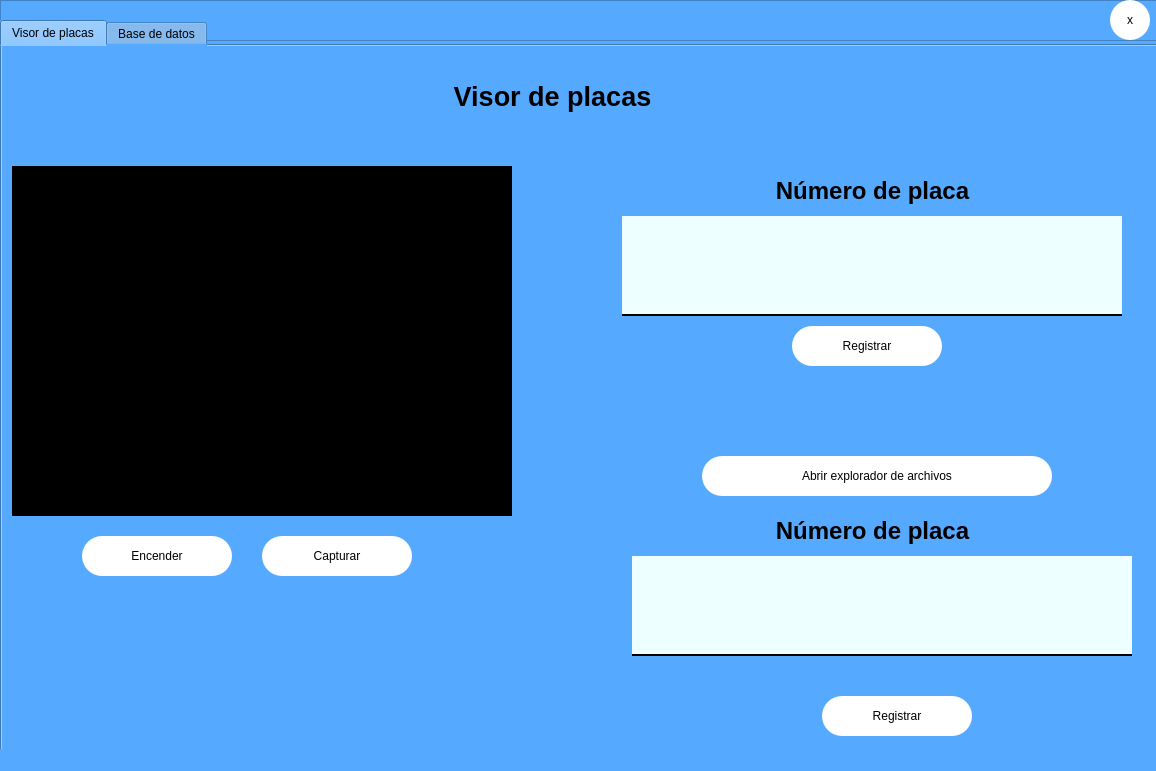
<?xml version="1.0" encoding="UTF-8"?>
<ui version="4.0">
 <class>MainWindow</class>
 <widget class="QMainWindow" name="MainWindow">
  <property name="geometry">
   <rect>
    <x>0</x>
    <y>0</y>
    <width>1156</width>
    <height>771</height>
   </rect>
  </property>
  <property name="windowTitle">
   <string>MainWindow</string>
  </property>
  <property name="styleSheet">
   <string notr="true">background-color: rgb(85, 170, 255);</string>
  </property>
  <widget class="QWidget" name="centralwidget">
   <widget class="QTabWidget" name="tabWidget">
    <property name="geometry">
     <rect>
      <x>0</x>
      <y>20</y>
      <width>1161</width>
      <height>751</height>
     </rect>
    </property>
    <property name="styleSheet">
     <string notr="true"/>
    </property>
    <property name="currentIndex">
     <number>0</number>
    </property>
    <property name="iconSize">
     <size>
      <width>16</width>
      <height>16</height>
     </size>
    </property>
    <widget class="QWidget" name="visor_page">
     <property name="styleSheet">
      <string notr="true">QPushButton{
background-color: rgb(255, 255, 255);
border-radius: 20px;
color: rgb(0,0,0);
font: 100 12pt&quot;Arial Black&quot;;
}

QPushButton:hover{
	background-color: rgb(181, 217, 227);
border-radius:15px;
color: rgb(0, 0, 127);
font:100 12pt&quot;Arial Black&quot;;
}
QLineEdit{
background-color: rgb(237, 255, 255);
color: rgb(0, 0, 0);
border:0px;
border-bottom:2px solid rgb(0,0,0);
font:80 16pt &quot;Arial Black&quot;;
}</string>
     </property>
     <attribute name="title">
      <string>Visor de placas</string>
     </attribute>
     <widget class="QLabel" name="camara_visual">
      <property name="geometry">
       <rect>
        <x>10</x>
        <y>120</y>
        <width>500</width>
        <height>350</height>
       </rect>
      </property>
      <property name="minimumSize">
       <size>
        <width>500</width>
        <height>350</height>
       </size>
      </property>
      <property name="maximumSize">
       <size>
        <width>500</width>
        <height>350</height>
       </size>
      </property>
      <property name="styleSheet">
       <string notr="true">background-color: rgb(0, 0, 0);</string>
      </property>
      <property name="text">
       <string/>
      </property>
     </widget>
     <widget class="QPushButton" name="registrar_video_placa_bt">
      <property name="geometry">
       <rect>
        <x>790</x>
        <y>280</y>
        <width>150</width>
        <height>40</height>
       </rect>
      </property>
      <property name="minimumSize">
       <size>
        <width>150</width>
        <height>40</height>
       </size>
      </property>
      <property name="maximumSize">
       <size>
        <width>150</width>
        <height>40</height>
       </size>
      </property>
      <property name="text">
       <string>Registrar</string>
      </property>
     </widget>
     <widget class="QPushButton" name="capturar_bt">
      <property name="geometry">
       <rect>
        <x>260</x>
        <y>490</y>
        <width>150</width>
        <height>40</height>
       </rect>
      </property>
      <property name="minimumSize">
       <size>
        <width>150</width>
        <height>40</height>
       </size>
      </property>
      <property name="maximumSize">
       <size>
        <width>150</width>
        <height>40</height>
       </size>
      </property>
      <property name="text">
       <string>Capturar</string>
      </property>
     </widget>
     <widget class="QPushButton" name="registra_archivo_bt">
      <property name="geometry">
       <rect>
        <x>820</x>
        <y>650</y>
        <width>150</width>
        <height>40</height>
       </rect>
      </property>
      <property name="minimumSize">
       <size>
        <width>150</width>
        <height>40</height>
       </size>
      </property>
      <property name="maximumSize">
       <size>
        <width>150</width>
        <height>40</height>
       </size>
      </property>
      <property name="text">
       <string>Registrar</string>
      </property>
     </widget>
     <widget class="QLabel" name="label_2">
      <property name="geometry">
       <rect>
        <x>370</x>
        <y>10</y>
        <width>361</width>
        <height>81</height>
       </rect>
      </property>
      <property name="text">
       <string>&lt;html&gt;&lt;head/&gt;&lt;body&gt;&lt;p align=&quot;center&quot;&gt;&lt;span style=&quot; font-size:20pt; font-weight:600;&quot;&gt;Visor de placas&lt;/span&gt;&lt;/p&gt;&lt;/body&gt;&lt;/html&gt;</string>
      </property>
     </widget>
     <widget class="QPushButton" name="explorar_imagen_bt">
      <property name="geometry">
       <rect>
        <x>700</x>
        <y>410</y>
        <width>350</width>
        <height>40</height>
       </rect>
      </property>
      <property name="minimumSize">
       <size>
        <width>350</width>
        <height>40</height>
       </size>
      </property>
      <property name="maximumSize">
       <size>
        <width>350</width>
        <height>40</height>
       </size>
      </property>
      <property name="text">
       <string>Abrir explorador de archivos</string>
      </property>
     </widget>
     <widget class="QPushButton" name="pushButton_5">
      <property name="geometry">
       <rect>
        <x>80</x>
        <y>490</y>
        <width>150</width>
        <height>40</height>
       </rect>
      </property>
      <property name="minimumSize">
       <size>
        <width>150</width>
        <height>40</height>
       </size>
      </property>
      <property name="maximumSize">
       <size>
        <width>150</width>
        <height>40</height>
       </size>
      </property>
      <property name="text">
       <string>Encender</string>
      </property>
     </widget>
     <widget class="QLabel" name="label_4">
      <property name="geometry">
       <rect>
        <x>720</x>
        <y>120</y>
        <width>301</width>
        <height>51</height>
       </rect>
      </property>
      <property name="text">
       <string>&lt;html&gt;&lt;head/&gt;&lt;body&gt;&lt;p align=&quot;center&quot;&gt;&lt;span style=&quot; font-size:18pt; font-weight:600;&quot;&gt;Número de placa&lt;/span&gt;&lt;/p&gt;&lt;/body&gt;&lt;/html&gt;</string>
      </property>
     </widget>
     <widget class="QLabel" name="label_5">
      <property name="geometry">
       <rect>
        <x>720</x>
        <y>460</y>
        <width>301</width>
        <height>51</height>
       </rect>
      </property>
      <property name="text">
       <string>&lt;html&gt;&lt;head/&gt;&lt;body&gt;&lt;p align=&quot;center&quot;&gt;&lt;span style=&quot; font-size:18pt; font-weight:600;&quot;&gt;Número de placa&lt;/span&gt;&lt;/p&gt;&lt;/body&gt;&lt;/html&gt;</string>
      </property>
     </widget>
     <widget class="QLineEdit" name="lcd_video_placa">
      <property name="geometry">
       <rect>
        <x>620</x>
        <y>170</y>
        <width>500</width>
        <height>100</height>
       </rect>
      </property>
      <property name="minimumSize">
       <size>
        <width>350</width>
        <height>100</height>
       </size>
      </property>
      <property name="maximumSize">
       <size>
        <width>16777215</width>
        <height>100</height>
       </size>
      </property>
     </widget>
     <widget class="QLineEdit" name="lcd_archivo_placa">
      <property name="geometry">
       <rect>
        <x>630</x>
        <y>510</y>
        <width>500</width>
        <height>100</height>
       </rect>
      </property>
      <property name="minimumSize">
       <size>
        <width>350</width>
        <height>100</height>
       </size>
      </property>
      <property name="maximumSize">
       <size>
        <width>16777215</width>
        <height>100</height>
       </size>
      </property>
     </widget>
     <zorder>camara_visual</zorder>
     <zorder>capturar_bt</zorder>
     <zorder>registra_archivo_bt</zorder>
     <zorder>registrar_video_placa_bt</zorder>
     <zorder>label_2</zorder>
     <zorder>explorar_imagen_bt</zorder>
     <zorder>pushButton_5</zorder>
     <zorder>label_4</zorder>
     <zorder>label_5</zorder>
     <zorder>lcd_video_placa</zorder>
     <zorder>lcd_archivo_placa</zorder>
    </widget>
    <widget class="QWidget" name="base_page">
     <property name="styleSheet">
      <string notr="true">QTableWidget{
background-color:rgb(255,255,255);
color:rgb(0,0,0);
gridline-color:rgb(0,0,0);
font-size:12pt;
color:#000000;
 }

QHeaderView::section{
background-color:rgb(255,255,255);
border:1px solid rgb(0,0,0);
font-size: 12pt;
}

QTableWidget QTableCornerButton :: section{
background-color:rgb(0,0,0);
border:1px solid rgb(0,206,151);
}
QPushButton{
background-color: rgb(255, 255, 255);
border-radius: 20px;
color: rgb(0,0,0);
font: 100 12pt&quot;Arial Black&quot;;
}

QPushButton:hover{
	background-color: rgb(181, 217, 227);
border-radius:15px;
color: rgb(0, 0, 127);
font:100 12pt&quot;Arial Black&quot;;
}</string>
     </property>
     <attribute name="title">
      <string>Base de datos</string>
     </attribute>
     <widget class="QLabel" name="label_3">
      <property name="geometry">
       <rect>
        <x>430</x>
        <y>0</y>
        <width>281</width>
        <height>91</height>
       </rect>
      </property>
      <property name="text">
       <string>&lt;html&gt;&lt;head/&gt;&lt;body&gt;&lt;p align=&quot;center&quot;&gt;&lt;span style=&quot; font-size:20pt; font-weight:600;&quot;&gt;Base de datos&lt;/span&gt;&lt;/p&gt;&lt;/body&gt;&lt;/html&gt;</string>
      </property>
     </widget>
     <widget class="QTableWidget" name="tableWidget">
      <property name="geometry">
       <rect>
        <x>50</x>
        <y>120</y>
        <width>1071</width>
        <height>381</height>
       </rect>
      </property>
      <column>
       <property name="text">
        <string>Placa</string>
       </property>
      </column>
      <column>
       <property name="text">
        <string>Fecha</string>
       </property>
      </column>
      <column>
       <property name="text">
        <string>Hora de entrada</string>
       </property>
      </column>
      <column>
       <property name="text">
        <string>Hora de salida</string>
       </property>
      </column>
      <column>
       <property name="text">
        <string>Monto de cobro</string>
       </property>
      </column>
      <column>
       <property name="text">
        <string>Pago</string>
       </property>
      </column>
     </widget>
     <widget class="QPushButton" name="calcular_cobro_bt">
      <property name="geometry">
       <rect>
        <x>70</x>
        <y>540</y>
        <width>241</width>
        <height>51</height>
       </rect>
      </property>
      <property name="styleSheet">
       <string notr="true">QPushButton{
background-color: rgb(255, 255, 255);
border-radius: 20px;
color: rgb(0,0,0);
font: 100 12pt&quot;Arial Black&quot;;
}

QPushButton:hover{
	background-color: rgb(181, 217, 227);
border-radius:15px;
color: rgb(0, 0, 127);
font:100 12pt&quot;Arial Black&quot;;
}</string>
      </property>
      <property name="text">
       <string>Calcular cobro</string>
      </property>
     </widget>
     <widget class="QPushButton" name="pago_hecho_bt">
      <property name="geometry">
       <rect>
        <x>350</x>
        <y>540</y>
        <width>241</width>
        <height>51</height>
       </rect>
      </property>
      <property name="styleSheet">
       <string notr="true">QPushButton{
background-color: rgb(255, 255, 255);
border-radius: 20px;
color: rgb(0,0,0);
font: 100 12pt&quot;Arial Black&quot;;
}

QPushButton:hover{
	background-color: rgb(181, 217, 227);
border-radius:15px;
color: rgb(0, 0, 127);
font:100 12pt&quot;Arial Black&quot;;
}</string>
      </property>
      <property name="text">
       <string>Pago realizado</string>
      </property>
     </widget>
     <widget class="QPushButton" name="actualizar_tabla_bt">
      <property name="geometry">
       <rect>
        <x>910</x>
        <y>650</y>
        <width>241</width>
        <height>51</height>
       </rect>
      </property>
      <property name="styleSheet">
       <string notr="true">QPushButton{
background-color: rgb(255, 255, 255);
border-radius: 20px;
color: rgb(0,0,0);
font: 100 12pt&quot;Arial Black&quot;;
}

QPushButton:hover{
	background-color: rgb(181, 217, 227);
border-radius:15px;
color: rgb(0, 0, 127);
font:100 12pt&quot;Arial Black&quot;;
}</string>
      </property>
      <property name="text">
       <string>Actualizar tabla</string>
      </property>
     </widget>
    </widget>
   </widget>
   <widget class="QPushButton" name="cerrar_bt">
    <property name="geometry">
     <rect>
      <x>1110</x>
      <y>0</y>
      <width>40</width>
      <height>40</height>
     </rect>
    </property>
    <property name="minimumSize">
     <size>
      <width>40</width>
      <height>40</height>
     </size>
    </property>
    <property name="maximumSize">
     <size>
      <width>40</width>
      <height>40</height>
     </size>
    </property>
    <property name="styleSheet">
     <string notr="true">QPushButton{
background-color: rgb(255, 255, 255);
border-radius: 20px;
color: rgb(0,0,0);
font: 100 12pt&quot;Arial Black&quot;;
}

QPushButton:hover{
background-color: rgb(234, 0, 0);
border-radius:15px;
color:rgb(255,255,255);
font:100 12pt&quot;Arial Black&quot;;
}
</string>
    </property>
    <property name="text">
     <string>x</string>
    </property>
    <property name="iconSize">
     <size>
      <width>13</width>
      <height>16</height>
     </size>
    </property>
   </widget>
   <widget class="QFrame" name="frame_barra">
    <property name="geometry">
     <rect>
      <x>0</x>
      <y>0</y>
      <width>1161</width>
      <height>41</height>
     </rect>
    </property>
    <property name="frameShape">
     <enum>QFrame::StyledPanel</enum>
    </property>
    <property name="frameShadow">
     <enum>QFrame::Raised</enum>
    </property>
   </widget>
   <zorder>frame_barra</zorder>
   <zorder>tabWidget</zorder>
   <zorder>cerrar_bt</zorder>
  </widget>
  <widget class="QStatusBar" name="statusbar"/>
 </widget>
 <resources/>
 <connections/>
</ui>
